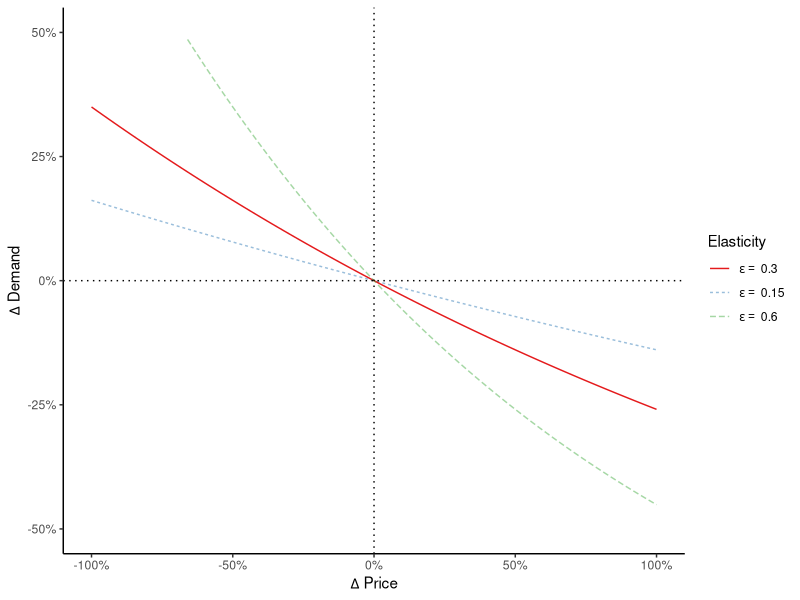
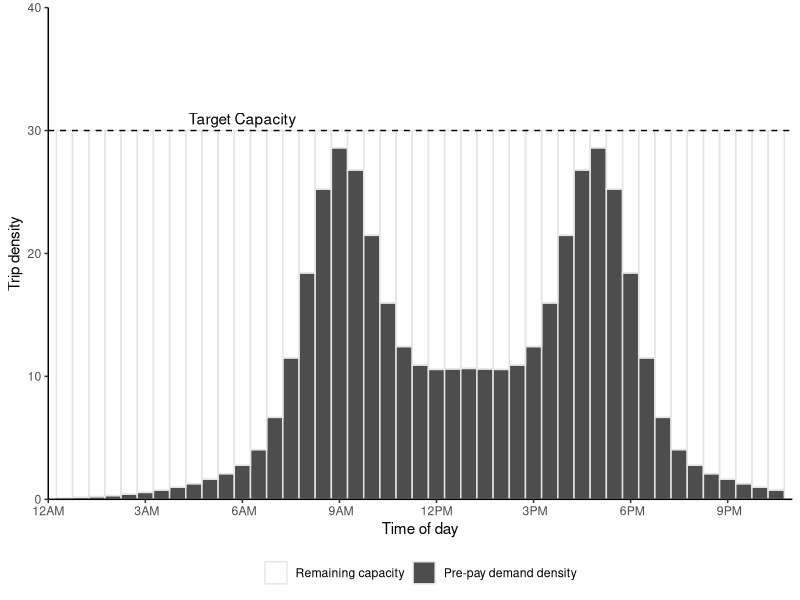

Write R code to recreate these figures, in order.

library(data.table)
library(ggplot2)
library(scales)
# library(extrafont)

#### Functions ####

#Pricing function
fun.price <- function(k, pmin, pmax, a, b)  pmin + (pmax-pmin)/(1 + exp(a-b*k))

#Elasticity function
fun.elasticdemand <- function(k,p1,p2,E) k+k*(exp(-E*(p2-p1)/(p2+p1))-1)
#fun.elasticdemand <- function(k,p1,p2,E) k*((p2-p1)/p1)^-E

#Demand distribution (Manually constructed for this example)
fun.demanddist <- function(scale, t,sd) scale*(dnorm(t,mean=9,sd) + dnorm(t,mean=17,sd) + dnorm(t,mean=12,sd=4) + dnorm(t,mean=14,sd=4))


#### Parameters ####
E = 0.3
trips = 100000
inc = 5/60
t = seq(0,24,by=inc)
a = 7
b = 0.3
pfix = 8
pmin = 0*pfix/2
pmax = pfix*3
nlanes = 6 #lanes

#### Run for the constant parameters ####
dat = data.table(t=t, k1 = fun.demanddist(85,t,1.5), price1 = pfix)
#dat[ , k2 := fun.demanddist(t,2)]
dat[ , "q1" := trips*k1/sum(k1)/inc/nlanes ]
dat[ , "n1" := trips*k1/sum(k1) ]
dat[ , price2 := fun.price(k1, pmin, pmax, a, b)]

dat[ , k2 := fun.elasticdemand(k1,price1,price2,E)]
dat[ , k2 := sum(k1)*k2/sum(k2)]
dat[ , "q2" := trips*k2/sum(k2)/inc/nlanes ]
dat[ , "n2" := trips*k2/sum(k2) ]

#Revenue
dat[ , rev1 := n1*price1]
dat[ , rev2 := n2*price2]
#Revenue per house
dat[ , rev1hr := rev1/inc]
dat[ , rev2hr := rev2/inc]
#Cumulative sum
dat[ , sumrev1 := cumsum(n1*price1)]
dat[ , sumrev2 := cumsum(n2*price2)]

#Time
dat[ , time := as.POSIXct('2000-01-01 00:00:00 EST', tz='EST') + (3600*t)]

#Check sum, make sure the same number of total trips happen
dat[ , lapply(.SD, sum),.SDcols = c("k1","k2")]
dat[ , lapply(.SD, sum),.SDcols = c("q1","q2")]
dat[ , lapply(.SD, sum),.SDcols = c("n1","n2")]


#### Run with varying pmax and elasticity ####
#Set up combination matrix
datvar = as.data.table(expand.grid(tval = t,
                                   E = seq(0,2, by=0.025),
                                   surge = seq(0, 4, by = 0.05)))
#Assign fixed price & scaled price
datvar[ , price1 := pfix]
datvar[ , pmax := pfix*surge]
#Calculate demand dist for each combo
datvar[ , k1 := fun.demanddist(85, tval, 1.5), by = .(E,surge)]
#Calculate flow and number of trips for fixed price
datvar[ , "q1" := trips*k1/sum(k1)/inc/nlanes, by = .(E,surge)]
datvar[ , "n1" := trips*k1/sum(k1), by = .(E,surge)]
#Calculate new price the previous demand
datvar[ , price2 := fun.price(k1, pmin, pmax, a, b)]
#Calculate new density, flow, and number of trips from price
datvar[ , k2 := fun.elasticdemand(k1,price1,price2,E), by = .(E,surge)]
datvar[ , k2 := sum(k1)*k2/sum(k2), by = .(E,surge)]
datvar[ , "q2" := trips*k2/sum(k2)/inc/nlanes, by = .(E,surge)]
datvar[ , "n2" := trips*k2/sum(k2), by = .(E,surge)]
#Revenue
datvar[ , rev1 := cumsum(n1*price1)]
datvar[ , rev2 := cumsum(n2*price2)]

#Revenue
datvar[ , rev1 := n1*price1]
datvar[ , rev2 := n2*price2]
#Cumulative sum
datvar[ , sumrev1 := cumsum(rev1)]
datvar[ , sumrev2 := cumsum(rev2)]

#Time
datvar[ , time := as.POSIXct('2000-01-01 00:00:00 EST', tz='EST') + (3600*tval)]

#Check sum, make sure the same number of total trips happen
datvar[ , lapply(.SD, sum),.SDcols = c("k1","k2"), by = .(E,surge)][, all.equal(k1,k2)]
datvar[ , lapply(.SD, sum),.SDcols = c("q1","q2"), by = .(E,surge)][, all.equal(q1,q2)]
datvar[ , lapply(.SD, sum),.SDcols = c("n1","n2"), by = .(E,surge)][, all.equal(n1,n2)]

#Aggregate total revenue
revmat <- datvar[ , list("revratio" = sum(rev2)/sum(rev1)), by = .(E,surge)]



#### Ploting ####


#### Kernal Density 
#rand = data.table(rand = c(rlnorm(50, sd=0.5), rnorm(50, mean=3, sd=0.5)))
#rand = data.table(rand = rlnorm(5))
rand = data.table(rand = c(-2.1,-1.3,-0.4,1.9,5.1,6.2))
d = density(rand$rand, kernel = 'gaussian', bw=sqrt(2.25))

plot.kernel <- ggplot(rand, aes(rand)) +
  geom_rug() +
  geom_histogram(aes(y=4*..density..), binwidth=d$bw, alpha=0.2) +
  geom_density(aes(y=..count..), bw=d$bw) +
  scale_y_continuous("Density", limits = c(0, 1)) +
  scale_x_continuous("Random value", limits = c(-7.5,12)) +
  theme_classic() 
#theme(text=element_text(family="Times New Roman"))
for(x in rand$rand) plot.kernel <- plot.kernel + stat_function(fun = dnorm, args = list(mean = x, sd = d$bw), linetype=2)
# plot.kernel


#### Elasticity Plot
elabs <- c(paste0("E = ",E), paste0("E = ",E/2), paste0("E = ",2*E))
elabs <- c(bquote(epsilon ==~.(E)), bquote(epsilon ==~.(E/2)), bquote(epsilon ==~.(2*E)))

plot.elasticity <- ggplot(data.frame(x = c(0, 1)), aes(x)) + 
  stat_function(fun = function(x) exp(-0.5*E*x)-1, aes(linetype = "E/2", color = "E/2"), alpha = 0.5) +
  stat_function(fun = function(x) exp(-E*x)-1, aes(linetype = "E", color = "E")) +
  stat_function(fun = function(x) exp(-2.0*E*x)-1, aes(linetype = "2E", color = "2E"), alpha = 0.5) +
  geom_vline(xintercept = 0, linetype="dotted") +
  geom_hline(yintercept = 0, linetype="dotted") +
  #annotate("text", x=-0.4, y=-.25, label = paste("Constant elasticity =",E)) + #, family = "Times New Roman") +
  scale_x_continuous(expression(Delta~"Price"), labels = scales::percent, limits = c(-1,1)) +
  scale_y_continuous(expression(Delta~"Demand"), labels = scales::percent, limits = c(-0.5,0.5)) +
  scale_color_brewer("Elasticity", palette = "Set1", limits = c("E","E/2","2E"), labels = elabs) +
  scale_linetype("Elasticity", limits = c("E","E/2","2E"), labels = elabs) +
  theme_classic()
# theme(text=element_text(family="Times New Roman"))
plot.elasticity

#### Pricing funcition 
plot.price <- ggplot(data.frame(x = c(0, 40)), aes(x)) + 
  stat_function(fun = fun.price, args = list(pmin, pmax, a, b)) +
  scale_y_continuous("Price ($/veh)", labels = scales::dollar, limits = c(0,pmax)) +
  scale_x_continuous("Traffic density (veh/km/lane)") +
  theme_classic()
# theme(text=element_text(family="Times New Roman"))
# plot.price


#### Discretized time Density Distributions
captime = data.table(t = seq(0, 24, by = 0.5),
                     time = as.POSIXct('2000-01-01 00:00:00 EST', tz='EST') + (3600*seq(0, 24, by = 0.5)),
                     k = fun.demanddist(55, seq(0, 24, by = 0.5), 1),
                     cap = 30)
captime[ , diff := cap - k ]
captime[diff < 0, diff := abs(diff) + cap]
captime <- melt(captime, id.vars = c("t","time","cap"))
captime[ , variable := factor(variable, levels = c("diff","k"))]

plot.captime <- ggplot(captime) + 
  #geom_col(aes(x=time,y=k), color = alpha("white",0)) +
  #geom_col(aes(x=time,y=cap, color = "Density of pre-purchased time slots"), width = 0, fill = alpha("white",0)) +
  geom_col(aes(x=time, y = value, fill = variable), color = "gray90", width = 1800, position = "stack") +
  scale_fill_manual(NULL, values = c(alpha("white",0),"gray30"), labels = c("Remaining capacity","Pre-pay demand density")) +
  geom_hline(yintercept = captime$cap[1], linetype = "dashed") +
  annotate("text", x = as.POSIXct('2000-01-01 06:00:00 EST', tz='EST'), y = 30, label = "Target Capacity", vjust = -0.5) +
  scale_y_continuous("Trip density", expand = c(0,0), limits = c(0,40)) +
  scale_x_datetime("Time of day", labels = date_format("%l%p", tz='EST'), date_breaks = "3 hour", expand = c(0,0),
                   limits = c(as.POSIXct('2000-01-01 00:00:00 EST', tz='EST'),as.POSIXct('2000-01-01 23:00:00 EST', tz='EST'))) +
  theme_classic() +
  theme(legend.position = "bottom", 
        legend.background = element_blank())
#text=element_text(family="Times New Roman"))
plot.captime


#### Demand Distributions
plot.demanddist <- ggplot(dat) + 
  geom_area(aes(x=time,y=n1/inc), fill = "gray80", color = "black") + 
  scale_y_continuous("Travel Demand (trips/hr)", labels = scales::comma) +
  scale_x_datetime("Time of day", labels = date_format("%l%p", tz='EST'), date_breaks = "3 hour",
                   limits = c(as.POSIXct('2000-01-01 00:00:00 EST', tz='EST'),as.POSIXct('2000-01-01 23:00:00 EST', tz='EST'))) +
  theme_classic() +
  theme(legend.position = c(0.2,0.7), 
        legend.background = element_blank())
#text=element_text(family="Times New Roman"))
# plot.demanddist



#### Demand Density Distributions (Same as flow, but with density)
plot.demanddensity <- ggplot(dat) + 
  geom_line(aes(x=time,y=k1, linetype="Fixed")) + 
  geom_line(aes(x=time,y=k2, linetype="Dynamic")) + 
  scale_y_continuous("Traffic density (veh/km/ln)") +
  scale_linetype("Tolling scheme") +
  scale_x_datetime("Time of day", labels = date_format("%l%p", tz='EST'), date_breaks = "3 hour",
                   limits = c(as.POSIXct('2000-01-01 00:00:00 EST', tz='EST'),as.POSIXct('2000-01-01 23:00:00 EST', tz='EST'))) +
  theme_classic() +
  theme(legend.position = c(0.2,0.7), 
        legend.background = element_blank())
        #text=element_text(family="Times New Roman"))
# plot.demanddensity

#### Demand flow distributions (Same as density, but with flow)
plot.demandflow <- ggplot(dat) + 
  geom_line(aes(x=time,y=q1, linetype="Fixed")) + 
  geom_line(aes(x=time,y=q2, linetype="Dynamic")) + 
  scale_y_continuous("Traffic flow (veh/hr/lane)") +
  scale_linetype("Tolling scheme") +
  scale_x_datetime("Time of day", labels = date_format("%l%p", tz='EST'), date_breaks = "3 hour",
                   limits = c(as.POSIXct('2000-01-01 00:00:00 EST', tz='EST'),as.POSIXct('2000-01-01 23:00:00 EST', tz='EST'))) +
  theme_classic() +
  theme(legend.position = c(0.15,0.6))
        #text=element_text(family="Times New Roman"))
# plot.demandflow


#### Toll price distribution
plot.toll <- ggplot(dat) +  
  geom_line(aes(x=time,y=price1, linetype="Fixed")) + 
  geom_line(aes(x=time,y=price2, linetype="Dynamic")) + 
  scale_y_continuous("Price ($/veh)", labels = scales::dollar, limits = c(0,pmax)) +
  scale_linetype("Tolling scheme") +
  scale_x_datetime("Time of day", labels = date_format("%l%p", tz='EST'), date_breaks = "3 hour",
                   limits = c(as.POSIXct('2000-01-01 00:00:00 EST', tz='EST'),as.POSIXct('2000-01-01 23:00:00 EST', tz='EST'))) +
  theme_classic() +
  theme(legend.position = c(0.2,0.7),
        legend.background = element_blank())
        #text=element_text(family="Times New Roman"))
# plot.toll

#### Revenue distribution
plot.revenue <- ggplot(dat) + 
  geom_line(aes(x=time,y=rev1, linetype=paste0("Fixed toll,\nTotal revenue: ", scales::dollar(sum(dat$rev1))))) +
  geom_line(aes(x=time,y=rev2, linetype=paste0("Dynamic toll,\nTotal revenue: ", scales::dollar(sum(dat$rev2))))) +
  scale_y_continuous(expression("Revenue per hour ($/hr)"), labels = scales::dollar) +
  scale_x_datetime("Time of day", labels = date_format("%l%p", tz='EST'), date_breaks = "3 hour",
                   limits = c(as.POSIXct('2000-01-01 00:00:00 EST', tz='EST'),
                              as.POSIXct('2000-01-01 24:00:00 EST', tz='EST'))) +
  scale_linetype(NULL) +
  # annotate("text", x=as.POSIXct('2000-01-01 24:00:00 EST', tz='EST'), y=0.5*max(dat$rev2),
  #          label = paste0(paste0("Fixed toll: ", scales::dollar(sum(dat$rev1))),"\n",
  #                         paste0("Dynamic toll: ", scales::dollar(sum(dat$rev2)))), hjust = 0, size = 4) +
  theme_classic() +
  theme(legend.position = "bottom",
        legend.background = element_blank())
        #text=element_text(family="Times New Roman"))
# plot.revenue


#### Cumulative revenue
plot.revsum <- ggplot(dat) + 
  geom_line(aes(x=time,y=sumrev1, linetype="Fixed")) +
  geom_line(aes(x=time,y=sumrev2, linetype="Dynamic")) +
  scale_y_continuous("Total revenue ($)", labels = scales::dollar) +
  scale_linetype(NULL) +
  scale_x_datetime("Time of day", labels = date_format("%l%p", tz='EST'), date_breaks = "3 hour",
                   limits = c(as.POSIXct('2000-01-01 00:00:00 EST', tz='EST'),as.POSIXct('2000-01-01 23:00:00 EST', tz='EST'))) +
  theme_classic() +
  theme(legend.position = c(0.2,0.7),
        legend.background = element_blank())
#text=element_text(family="Times New Roman"))
# plot.revsum


#### Total revenue by Elasticity vs Pmax
# cuts = with(revmat, 
#             c(seq(10*floor(10*min(revratio)), 100, length.out = 6)[-6],
#               seq(100, 10*ceiling(10*max(revratio)), length.out = 6)))

cuts = seq(0, 200, by = 20)
cutlabs = c(paste0(paste(round(cuts)[-length(cuts)], round(cuts[-1]), sep = "-"),"%"),paste0(">",round(cuts)[length(cuts)],"%"))

plot.revmat <- ggplot(revmat, aes(x = E, y = surge)) +
  #geom_contour_filled(breaks = cuts, aes(z = 100*revratio)) +
  geom_raster(aes(fill = cut(100*revratio, c(cuts,Inf), include.lowest = T))) +
  geom_contour(breaks = cuts, aes(z = 100*revratio), color = "black") +
  scale_x_continuous(expression("Price Elasticity of Demand, "~epsilon), expand = c(0,0)) +
  scale_y_continuous(expression("Maximum surge pricing,"~P[max]), expand = c(0,0),
                     labels = scales::percent_format()) +
  scale_fill_brewer(expression("Revenue Ratio\n(Dynamic / Fixed)"),
                    palette = "RdBu", label = cutlabs) +
  coord_cartesian(xlim = c(0, max(revmat$E)), ylim = c(0,max(revmat$surge))) +
  theme_bw()
# plot.revmat





# ggsave("../figures/toyprice.pdf", plot.price, device = cairo_pdf, width=4.25, height=2, units = "in")
# ggsave("../figures/toyelasticity.pdf", plot.elasticity, device = cairo_pdf, width=4.25, height=2, units = "in")
# ggsave("../figures/toydemand.pdf", plot.demanddensity, device = cairo_pdf, width=4.25, height=2, units = "in")
# ggsave("../figures/toytoll.pdf", plot.toll, device = cairo_pdf, width=4.25, height=2, units = "in")
# ggsave("../figures/toyrevenue.pdf", plot.revenue, device = cairo_pdf, width=4.25, height=2, units = "in")
# ggsave("../figures/KDE.pdf", plot.kernel, device = cairo_pdf, width=4.25, height=2, units = "in")
